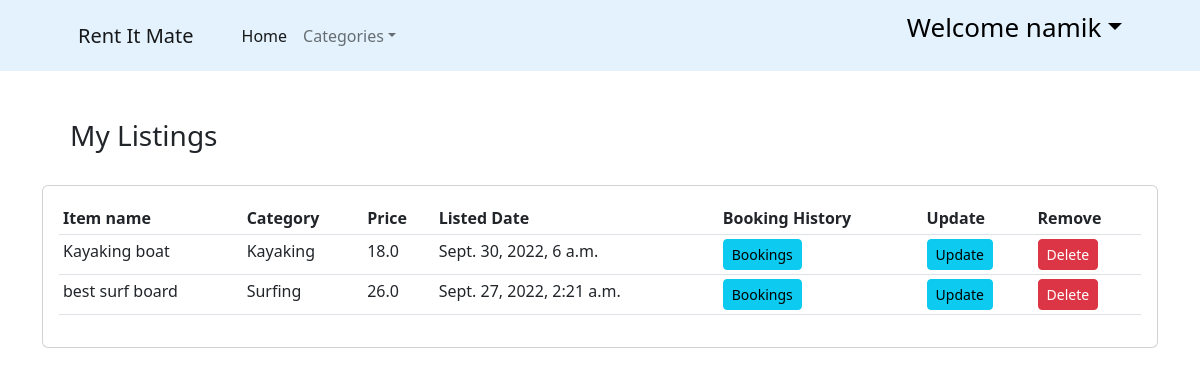
The app's page /my-items/2/ (signed in) with its own data.
### ecommerce/models.py (models this page shows, shortened)
class Customer (models.Model):
    user= models.OneToOneField(User, null=True, on_delete=models.CASCADE)
    name = models.CharField(max_length=100, null=True)
    phone=models.CharField(max_length=100, null=True)
    email=models.CharField(max_length=100, null=True)
    date_created= models.DateTimeField(auto_now_add=True)
    address = models.CharField(verbose_name="Address", max_length=100, null=True, blank=True)
    town = models.CharField(verbose_name="Town/City", max_length=100, null=True, blank=True)
    post_code = models.CharField(verbose_name="Post Code", max_length=8, null=True, blank=True)
    country = models.CharField(verbose_name="Country", max_length=100, null=True, blank=True)
    latitude = models.CharField(verbose_name="Latitude", max_length=50, null=True, blank=True)
    longitude = models.CharField(verbose_name="Longitude", max_length=50, null=True, blank=True)

class Product(models.Model):
    CATEGORY = (('Camping', 'Camping'),
                ('Surfing', 'Surfing'),
                ('Kayaking', 'Kayaking'),
                )
    customer = models.ForeignKey(Customer, null=True, on_delete=models.SET_NULL)
    name = models.CharField(max_length=200, null=True)
    price = models.FloatField(null=True)
    category = models.CharField(max_length=200, null=True,choices=CATEGORY)
    description = models.CharField(max_length=200, null=True, blank=True)
    date_created= models.DateTimeField(auto_now_add=True, null=True)
    available_from = models.DateTimeField(null=True)
    available_to = models.DateTimeField(null=True)
    item_pic = models.ImageField( null=True)
    item_pic_2 = models.ImageField(null=True, blank=True)
    item_pic_3 = models.ImageField(null=True, blank=True)
    item_pic_4 = models.ImageField(null=True, blank=True)

### ecommerce/views.py (the view)
# urls.py: path('my-items/<str:pk>/', views.myitem, name='myitem'),
@login_required(login_url='login')
def myitem(request, pk):
    customer = Customer.objects.get(id=pk)
    form = ProductForm(instance=customer)
    products = Product.objects.all()
    context = {'form':form, 'customer':customer,'products':products}
    return render(request, 'my_item.html', context)

### templates/my_item.html
<!DOCTYPE html>
{% extends 'old/main.html' %}
{% load static%}
{% load crispy_forms_tags %}
	{% block content %}
			<br><br><h3>&emsp;My Listings </h3><br>
			<div class="card card-body" style="overflow-y:auto; ">
				<table class="table table-sm">
					<tr>
						<th>Item name</th>
						<th>Category</th>
						<th>Price</th>
						<th>Listed Date</th>
						<th>Booking History</th>
						<th>Update</th>
						<th>Remove</th>
					</tr>
					{% for i in products %}
						{% if i.customer == request.user.customer %}
							<tr>
								<td>{{ i.name }}</td>
								<td>{{ i.category }}</td>
								<td>{{ i.price }}</td>
								<td>{{ i.available_to }}</td>
								<td><a  class = "btn btn-sm btn-info" href="{%url 'mybookeditems' i.id  %}">Bookings</a></td>
								<td><a  class = "btn btn-sm btn-info" href="{% url 'updateitem' i.id%}">Update</a></td>
								<td><a  class = "btn btn-sm btn-danger" href="#">Delete</a></td>
							</tr>
						{%endif%}
					{% endfor %}
				</table>
			</div>
	{% endblock content %}

### templates/old/main.html (shortened to what this page needs)
<!DOCTYPE html>
{% load static %}
<html lang="en">
<head>
    <link href="https://cdn.jsdelivr.net/npm/bootstrap@5.2.1/dist/css/bootstrap.min.css" rel="stylesheet">
    <link rel="stylesheet" type="text/css" href="{% static 'cssivy/main.css' %}">
    <link href="https://cdn.jsdelivr.net/npm/bootstrap-icons@1.5.0/font/bootstrap-icons.css" rel="stylesheet" />
</head >
<body>
    <nav class="navbar navbar-expand-lg navbar-light bg-grey" style="background-color: #e3f2fd;">
            <div class="container px-4 px-lg-5">
                <a class="navbar-brand" href="{% url 'index' %}">Rent It Mate</a>
                <div class="collapse navbar-collapse" id="navbarSupportedContent">
                    <ul class="navbar-nav me-auto mb-2 mb-lg-0 ms-lg-4">
                        <li class="nav-item"><a class="nav-link active" aria-current="page" href="{% url 'index' %}">Home</a></li>
                        <li class="nav-item dropdown">
                            <a class="nav-link dropdown-toggle" id="navbarDropdown" href="#" role="button" data-bs-toggle="dropdown" aria-expanded="false">Categories</a>
                        </li>
                    </ul>
                    <form class="d-flex">
                        {% if request.user.is_authenticated %}
                                <ul class="nav-item dropdown">
                                        <a class="nav-link dropdown-toggle" style="text-decoration:none; font-size:26px; color:black;" id="navbarDropdown1" href="#" role="button" data-bs-toggle="dropdown" aria-expanded="false">Welcome {{request.user.customer.name}}</a>
                                </ul>
                        {% else %}
                            <button class="btn btn-outline-dark" style=" background:#9A9E9F" type="submit" >
                                <a href="{% url 'login' %}" style="text-decoration: none; color:black" >Login</a>
                            </button>
                        {% endif%}
                    </form>
                </div>
            </div>
        </nav>
    <div class="container">
        {% block content %}
        {% endblock content %}
    </div>
</body>
</html>

### static/cssivy/main.css (style rules this page uses)
body { background-color : white; }

### records on screen
Product: name "Kayaking boat", category "Kayaking", price "18.0", available_to "Sept. 30, 2022, 6 a.m."
Product: name "best surf board", category "Surfing", price "26.0", available_to "Sept. 27, 2022, 2:21 a.m."

### other values on screen
{{ request.user.customer.name }} "namik"
